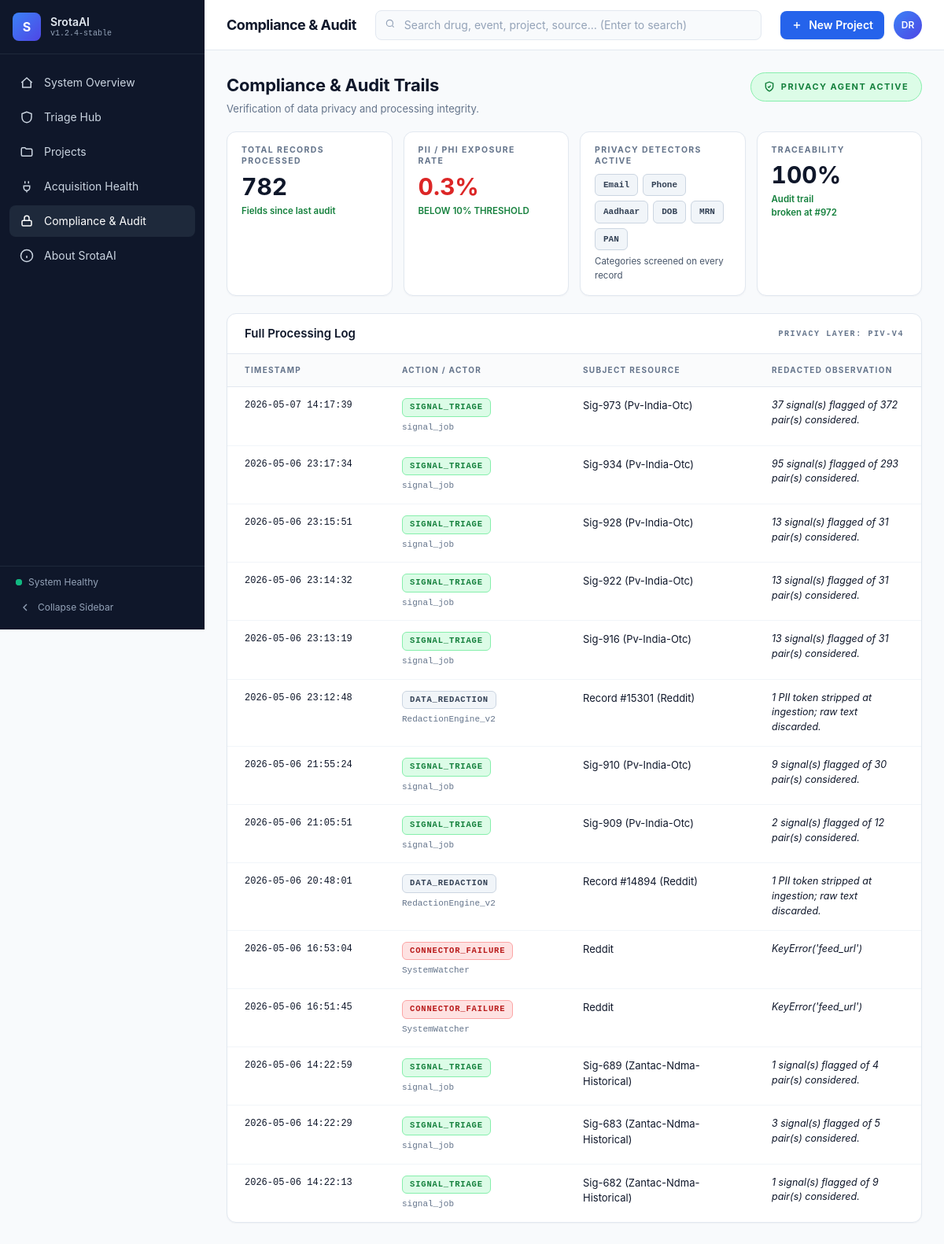
Before: /compliance with the older database file.
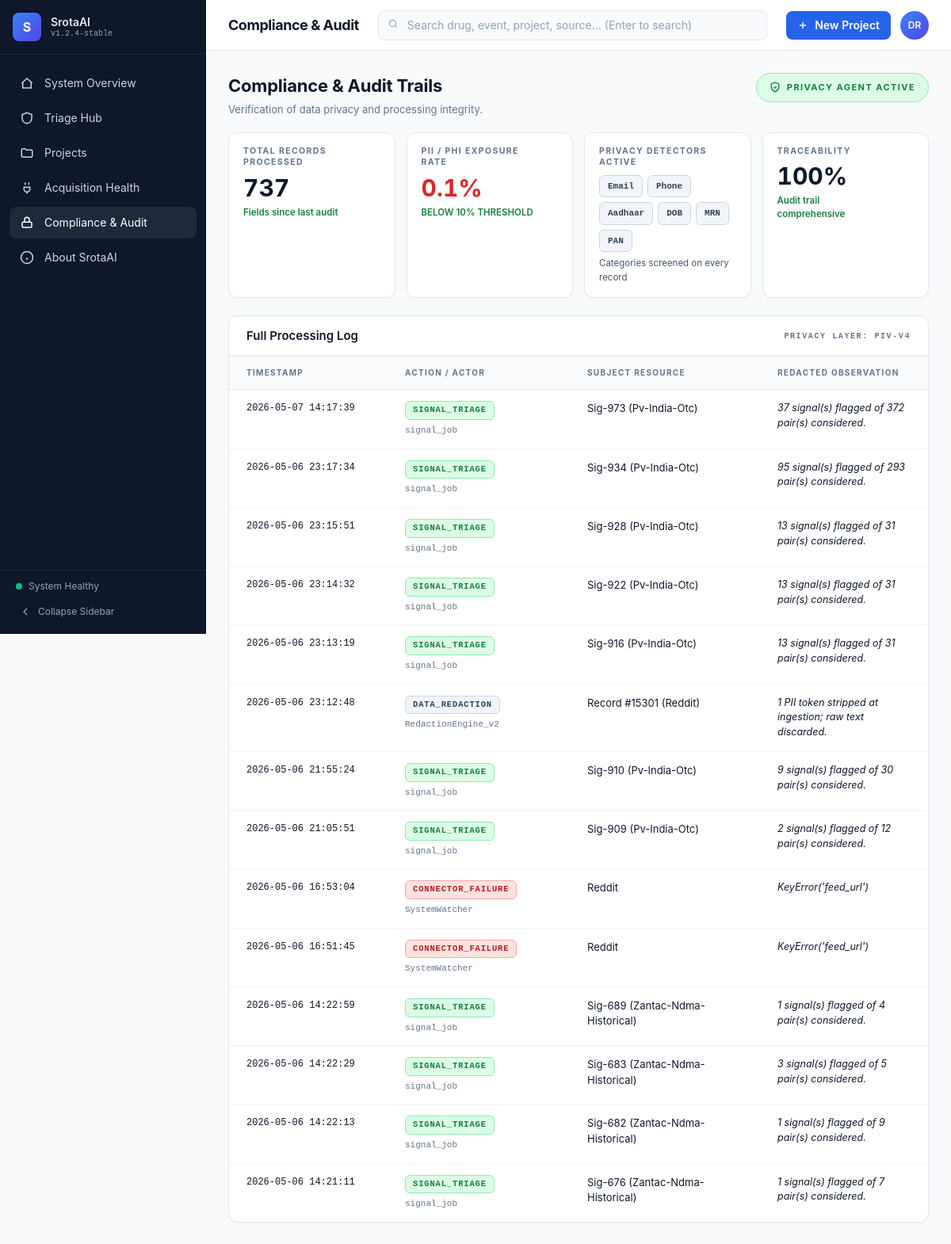
After: the same page with the newer database file.
### tables this page shows
CREATE TABLE audit_log (
    id              INTEGER PRIMARY KEY AUTOINCREMENT,
    ts              TEXT NOT NULL,
    actor           TEXT NOT NULL,
    action          TEXT NOT NULL,
    target          TEXT,
    payload_json    TEXT,
    prev_hash       TEXT,
    hash            TEXT NOT NULL
);

### srotaai/web/app.py (the view)
@app.get("/compliance")
def compliance_page(request: Request):
    s = _store()
    try:
        ok, broken_at, total = audit_verify(s)
        ctx = _common("compliance", s)
        ctx.update(
            page_title="Compliance & Audit",
            audit=M.audit_tail(s, limit=200, full=True),
            chain_ok=ok, chain_broken_at=broken_at, chain_total=total,
            cmp_kpis=M.compliance_kpis(s),
            cmp_log=M.compliance_log(s, limit=14),
        )
        return templates.TemplateResponse(request, "compliance.html", ctx)
    finally:
        s.close()

### srotaai/web/templates/compliance.html (shortened to what this page needs)
{% extends "base.html" %}
{% import "_macros.html" as ui %}
{% block content %}
<div class="cmp-head">
  <div>
    <h1>Compliance &amp; Audit Trails</h1>
    <p>Verification of data privacy and processing integrity.</p>
  </div>
  <span class="cmp-status">
    <svg width="14" height="14" viewBox="0 0 24 24" fill="none" stroke="currentColor" stroke-width="2.5"><path d="M12 22s8-4 8-10V5l-8-3-8 3v7c0 6 8 10 8 10z"/><path d="m9 12 2 2 4-4"/></svg>
    Privacy Agent Active
  </span>
</div>
<div class="cmp-grid">
  <div class="cmp-tile">
    <div class="cmp-tile-label">Total Records<br/>Processed</div>
    <div class="cmp-tile-value">{{ cmp_kpis.records_str }}</div>
    <div class="cmp-tile-foot ok">Fields since last audit</div>
  </div>
  <div class="cmp-tile">
    <div class="cmp-tile-label">PII / PHI Exposure<br/>Rate</div>
    <div class="cmp-tile-value{% if cmp_kpis.pii_rate_pct >= 10 %} red{% elif cmp_kpis.pii_rate_pct > 0 %} red{% endif %}">{{ cmp_kpis.pii_rate_pct }}%</div>
    <div class="cmp-tile-foot{% if cmp_kpis.pii_below_thresh %} ok{% else %} bad{% endif %}">
      {% if cmp_kpis.pii_below_thresh %}BELOW 10% THRESHOLD{% else %}ABOVE 10% THRESHOLD{% endif %}
    </div>
  </div>
  <div class="cmp-tile">
    <div class="cmp-tile-label">Privacy Detectors<br/>Active</div>
    <div class="cmp-pii-types">
      {% for t in cmp_kpis.pii_types %}<span class="cmp-pii-chip">{{ t }}</span>{% endfor %}
    </div>
    <div class="cmp-tile-foot">Categories screened on every record</div>
  </div>
  <div class="cmp-tile">
    <div class="cmp-tile-label">Traceability</div>
    <div class="cmp-tile-value">{{ cmp_kpis.traceability_pct|int }}%</div>
    <div class="cmp-tile-foot ok">Audit trail<br/>{% if chain_ok %}comprehensive{% else %}broken at #{{ chain_broken_at }}{% endif %}</div>
  </div>
</div>
<section class="cmp-card">
  <header class="cmp-card-head">
    <h2>Full Processing Log</h2>
    <span class="cmp-layer">Privacy Layer: PIV-V4</span>
  </header>
  <div style="overflow-x:auto;">
    <table class="cmp-table">
      <thead>
        <tr>
          <th style="width:200px;">Timestamp</th>
          <th style="width:230px;">Action / Actor</th>
          <th style="width:240px;">Subject Resource</th>
          <th>Redacted Observation</th>
        </tr>
      </thead>
      <tbody>
        {% for e in cmp_log %}
        <tr>
          <td class="cmp-mono">{{ e.ts }}</td>
          <td>
            <span class="cmp-act {{ e.tone }}">{{ e.action }}</span>
            <span class="cmp-actor">{{ e.actor }}</span>
          </td>
          <td class="cmp-subj">{{ e.subject }}</td>
          <td class="cmp-obs">{{ e.obs }}</td>
        </tr>
        {% else %}
        <tr><td colspan="4" class="cmp-empty">No processing events recorded yet.</td></tr>
        {% endfor %}
      </tbody>
    </table>
  </div>
</section>
{% endblock %}

Changed rows visible on the page:
no longer on this page (row edited): audit_log: id "972"
Other visible differences:
{{ cmp_kpis.records_str }}: "782" → "737"
{{ cmp_kpis.pii_rate_pct }}: "0.3" → "0.1"
text no longer shown: "broken at #"
text now shown: "comprehensive"
new list line: "2026-05-06 14:21:11 SIGNAL_TRIAGE signal_job Sig-676 (Zantac-Ndma-Historical) 1 signal(s) flagged of 7 pair(s) considered."
list line gone: "2026-05-06 20:48:01 DATA_REDACTION RedactionEngine_v2 Record #14894 (Reddit) 1 PII token stripped at ingestion; raw text discarded."
